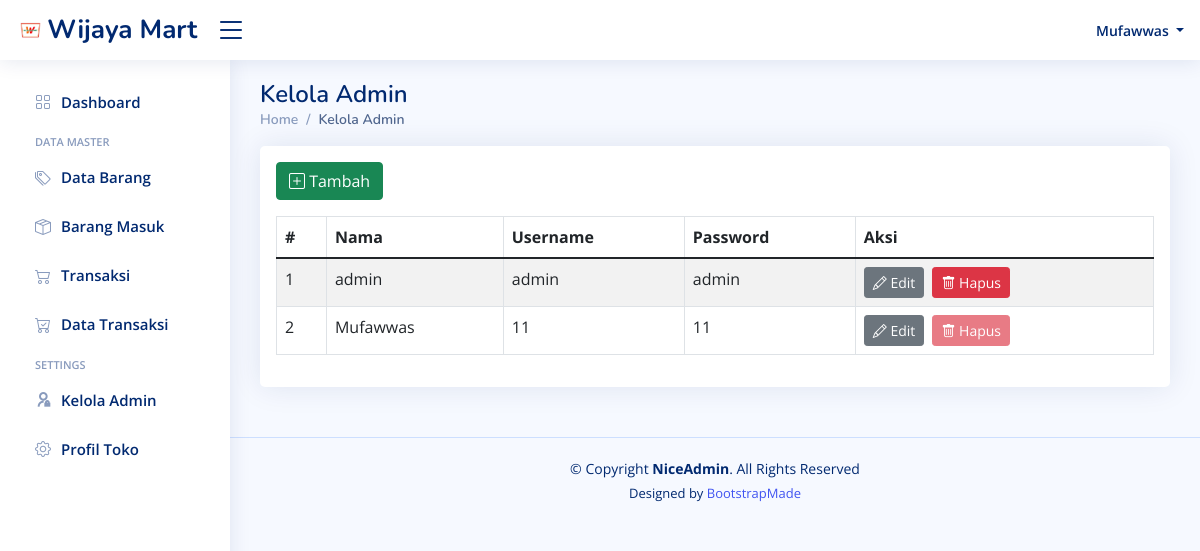
Screenshot of /admin/index.php?page=admin (signed in) with the database file from the repository.
### tables this page shows
CREATE TABLE `profil_toko` (
  `id_profil` int(2) NOT NULL,
  `nama_toko` varchar(50) NOT NULL,
  `alamat` varchar(50) NOT NULL,
  `nama_pemilik` varchar(100) NOT NULL,
  `no_hp` varchar(15) NOT NULL,
  `email` varchar(50) NOT NULL,
  `facebook` varchar(50) NOT NULL,
  `instagram` varchar(50) NOT NULL,
  `logo` varchar(100) NOT NULL
);

CREATE TABLE `tb_user` (
  `id_user` int(11) NOT NULL,
  `nama` varchar(100) NOT NULL,
  `username` varchar(20) NOT NULL,
  `password` varchar(20) NOT NULL
);

### admin/index.php (the view, shortened to what this page needs)
<?php
include('config.php');
if (!isset($_SESSION['nama'])) {
  if (!isset($_SESSION['id_user'])) {
    echo '<script>
        location.href = "login.php";
        </script>';
  }
} else {
?>
  <!DOCTYPE html>
  <html lang="en">
  <head>
    <?php
    $query = mysqli_query($koneksi, "SELECT * FROM profil_toko");
    while ($data = mysqli_fetch_array($query)) {
      $namatk = $data['nama_toko'];
      $currentImage = $data['logo'];
    }
    ?>
    <link href="assets/vendor/bootstrap/css/bootstrap.min.css" rel="stylesheet">
    <link href="assets/vendor/bootstrap-icons/bootstrap-icons.css" rel="stylesheet">
    <link href="assets/vendor/boxicons/css/boxicons.min.css" rel="stylesheet">
    <link href="assets/vendor/quill/quill.snow.css" rel="stylesheet">
    <link href="assets/vendor/quill/quill.bubble.css" rel="stylesheet">
    <link href="assets/vendor/remixicon/remixicon.css" rel="stylesheet">
    <link href="assets/vendor/simple-datatables/style.css" rel="stylesheet">
    <link href="assets/css/style.css" rel="stylesheet">
  </head>
  <body>
    <header id="header" class="header fixed-top d-flex align-items-center">
      <div class="d-flex align-items-center justify-content-between">
        <a href="index.php" class="logo d-flex align-items-center">
          <img src="logo/<?php echo "$currentImage"; ?>" alt="">
          <span class="d-none d-lg-block">
            <?php echo "$namatk"; ?>
          </span>
        </a>
        <i class="bi bi-list toggle-sidebar-btn"></i>
      </div>
      <nav class="header-nav ms-auto">
        <ul class="d-flex align-items-center">
          <li class="nav-item dropdown pe-3">
            <a class="nav-link nav-profile d-flex align-items-center pe-0" href="#" data-bs-toggle="dropdown">
              <span class="d-none d-md-block dropdown-toggle ps-2">
                <?php echo $_SESSION['nama'] ?>
              </span>
            </a>
          </li>
        </ul>
      </nav>
    </header>
    <aside id="sidebar" class="sidebar">
      <ul class="sidebar-nav" id="sidebar-nav">
        <li class="nav-item">
          <a class="nav-link collapsed" href="index.php">
            <i class="bi bi-grid"></i>
            <span>Dashboard</span>
          </a>
        </li>
        <li class="nav-heading">Data Master</li>
        <li class="nav-item">
          <a class="nav-link collapsed" href="index.php?page=data_barang">
            <i class="bi bi-tags"></i>
            <span>Data Barang</span>
          </a>
        </li>
        <li class="nav-item">
          <a class="nav-link collapsed" href="index.php?page=stok_barang">
            <i class="bi bi-box-seam"></i>
            <span>Barang Masuk</span>
          </a>
        </li>
        <li class="nav-item">
          <a class="nav-link collapsed" href="index.php?page=transaksi">
            <i class="bi bi-cart2"></i>
            <span>Transaksi</span>
          </a>
        </li>
        <li class="nav-item">
          <a class="nav-link collapsed" href="index.php?page=data_transaksi">
            <i class="bi bi-cart-check"></i>
            <span>Data Transaksi</span>
          </a>
        </li>
        <li class="nav-heading">Settings</li>
        <li class="nav-item">
          <a class="nav-link collapsed" href="index.php?page=admin">
            <i class="ri ri-admin-line"></i>
            <span>Kelola Admin</span>
          </a>
        </li>
        <li class="nav-item">
          <a class="nav-link collapsed" href="index.php?page=profil">
            <i class="bi bi-gear"></i>
            <span>Profil Toko</span>
          </a>
        </li>
      </ul>
    </aside>
    <div class="right_col" role="main">
      <?php
      $queries = array();
      parse_str($_SERVER['QUERY_STRING'], $queries);
      switch ($queries['page']) {
        case 'admin':
          include 'data_admin/setting_admin.php';
          break;
      }
      ?>
      <footer id="footer" class="footer">
        <div class="copyright">
          &copy; Copyright <strong><span>NiceAdmin</span></strong>. All Rights Reserved
        </div>
        <div class="credits">
          Designed by <a href="https://bootstrapmade.com/">BootstrapMade</a>
        </div>
      </footer>
  </body>
  </html>
<?php
}
?>

### admin/data_admin/setting_admin.php (shortened to what this page needs)
<?php
include('config.php');
?>
<main id="main" class="main">
  <div class="pagetitle">
    <h1>Kelola Admin</h1>
    <nav>
      <ol class="breadcrumb">
        <li class="breadcrumb-item"><a href="index.php">Home</a></li>
        <li class="breadcrumb-item active">Kelola Admin</li>
      </ol>
    </nav>
  </div>
  <section class="section dashboard">
    <div class="row">
      <div class="col-lg-12">
        <div class="card">
          <div class="card-body">
            <a href="index.php?page=tambah_admin"><button type="submit" name="btntambah" class="btn btn-success"><span class="bi bi-plus-square"> Tambah</span></button></a>
            <div style="position: relative; overflow:auto;">
              <table class="table datatable table-striped table-bordered">
                <thead>
                  <tr>
                    <th scope="col">#</th>
                    <th scope="col">Nama</th>
                    <th scope="col">Username</th>
                    <th scope="col">Password</th>
                    <th scope="col">Aksi</th>
                  </tr>
                </thead>
                <tbody>
                  <?php
                  $sql = mysqli_query($koneksi, "SELECT * FROM tb_user ORDER BY nama ASC") or die(mysqli_error($koneksi));
                  if (mysqli_num_rows($sql) > 0) {
                    $no = 1;
                    while ($data = mysqli_fetch_assoc($sql)) {
                      echo '
                  <tr>
                    <td>' . $no . '</td>
                    <td>' . $data['nama'] . '</td>
                    <td>' . $data['username'] . '</td>
                    <td>' . $data['password'] . '</td>
                    <td>
                <a href="index.php?page=edit_admin&id_user=' . $data['id_user'] . '" > <button name="btnedit" class="btn btn-secondary btn-sm"> <span class="bi bi-pencil"> Edit</span> </button></a>
                  <span style="margin: 2px;"></span>';
                      if ($data["id_user"] == $_SESSION["id_user"]) {
                        echo '
                        <a><button class="btn btn-danger btn-sm bi bi-trash" disabled> Hapus</button></a>';
                      } else {
                        echo '
                    <a href="index.php?page=hapus_admin&id_user=' . $data['id_user'] . '" class="btn btn-danger btn-sm" onclick="return confirm(\'Yakin ingin menghapus data ini?\')"><span class="bi bi-trash"> Hapus</span></a>';
                      }
                      echo '</td>
                  </tr>
                  ';
                      $no++;
                    }
                  }
                  ?>
                </tbody>
              </table>
            </div>
          </div>
        </div>
      </div>
  </section>
</main>

### admin/assets/css/style.css (style rules this page uses)
:root { scroll-behavior: smooth; }
body { font-family: "Open Sans", sans-serif; background: #f6f9ff; color: #444444; }
a { color: #4154f1; text-decoration: none; }
h1, h2, h3, h4, h5, h6 { font-family: "Nunito", sans-serif; }
#main { margin-top: 60px; padding: 20px 30px; transition: all 0.3s; }
.pagetitle { margin-bottom: 10px; }
.pagetitle h1 { font-size: 24px; margin-bottom: 0; font-weight: 600; color: #012970; }
.card { margin-bottom: 30px; border: none; border-radius: 5px; box-shadow: 0px 0 30px rgba(1, 41, 112, 0.1); }
.breadcrumb { font-size: 14px; font-family: "Nunito", sans-serif; color: #899bbd; font-weight: 600; }
.breadcrumb a { color: #899bbd; transition: 0.3s; }
.breadcrumb .breadcrumb-item::before { color: #899bbd; }
.breadcrumb .active { color: #51678f; font-weight: 600; }
.logo { line-height: 1; }
@media (min-width: 1200px) { .logo { width: 185px; } }
.logo img { max-height: 26px; margin-right: 6px; }
.logo span { font-size: 26px; font-weight: 700; color: #012970; font-family: "Nunito", sans-serif; }
.header { transition: all 0.5s; z-index: 997; height: 60px; box-shadow: 0px 2px 20px rgba(1, 41, 112, 0.1); background-color: #fff; padding-left: 20px; }
.header .toggle-sidebar-btn { font-size: 32px; padding-left: 10px; cursor: pointer; color: #012970; }
.header-nav ul { list-style: none; }
.header-nav > ul { margin: 0; padding: 0; }
.header-nav .nav-profile { color: #012970; }
.header-nav .nav-profile span { font-size: 14px; font-weight: 600; }
.sidebar { position: fixed; top: 60px; left: 0; bottom: 0; width: 230px; z-index: 996; transition: all 0.3s; padding: 20px; overflow-y: auto; scrollbar-width: thin; scrollbar-color: #aab7cf transparent; box-shadow: 0px 0px 20px rgba(1, 41, 112, 0.1); background-color: #fff; }
@media (min-width: 1200px) { #main, #footer { margin-left: 230px; } }
.sidebar-nav { padding: 0; margin: 0; list-style: none; }
.sidebar-nav li { padding: 0; margin: 0; list-style: none; }
.sidebar-nav .nav-item { margin-bottom: 5px; }
.sidebar-nav .nav-heading { font-size: 11px; text-transform: uppercase; color: #899bbd; font-weight: 600; margin: 10px 0 5px 15px; }
.sidebar-nav .nav-link { display: flex; align-items: center; font-size: 15px; font-weight: 600; color: #4154f1; transition: 0.3; background: #f6f9ff; padding: 10px 15px; border-radius: 4px; }
.sidebar-nav .nav-link i { font-size: 16px; margin-right: 10px; color: #4154f1; }
.sidebar-nav .nav-link.collapsed { color: #012970; background: #fff; }
.sidebar-nav .nav-link.collapsed i { color: #899bbd; }
.footer { padding: 20px 0; font-size: 14px; transition: all 0.3s; border-top: 1px solid #cddfff; }
.footer .copyright { text-align: center; color: #012970; }
.footer .credits { padding-top: 5px; text-align: center; font-size: 13px; color: #012970; }

### rows the page displays
profil_toko: logo (picture), nama_toko "Wijaya Mart"
tb_user: nama "admin", username "admin", password "admin"
tb_user: nama "Mufawwas", username "11", password "11", shows "Hapus"

### other values shown
$_SESSION['nama'] "Mufawwas"
